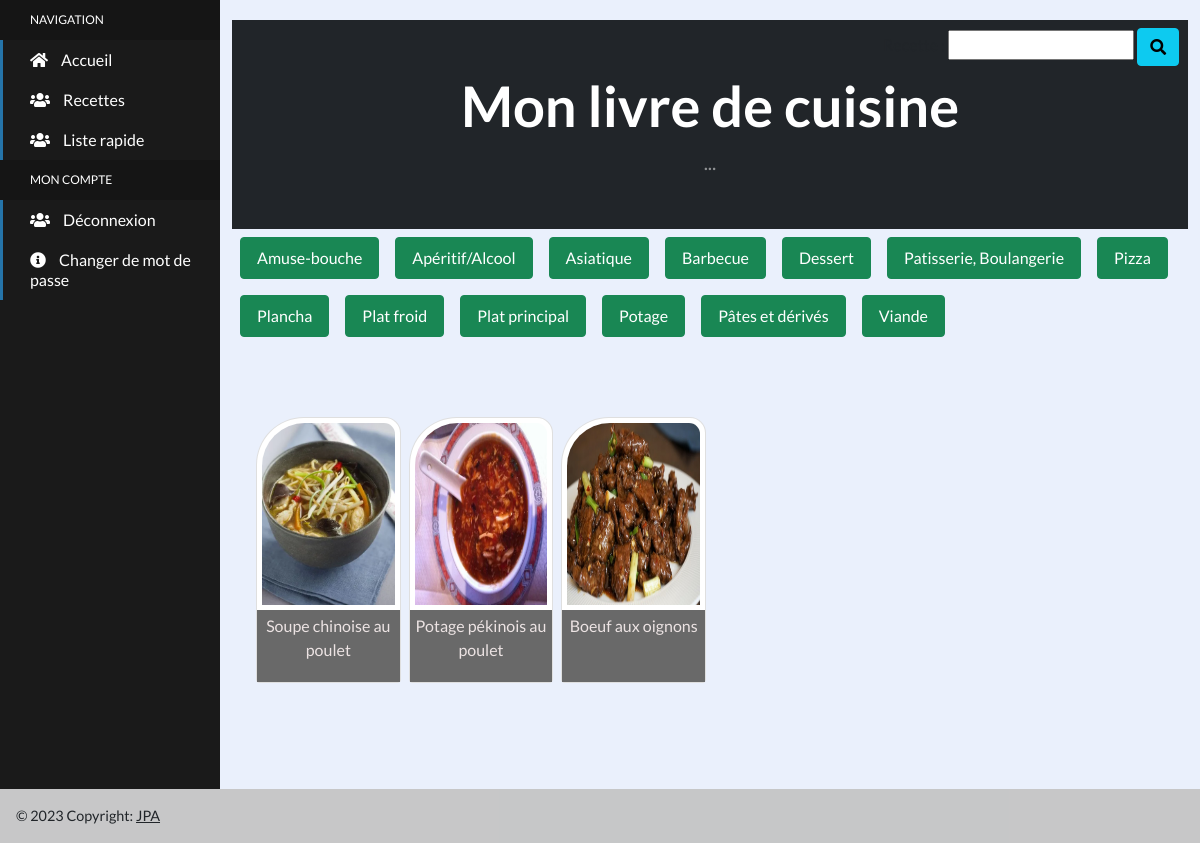
Before: /recettes/rc10/ with the older database file.
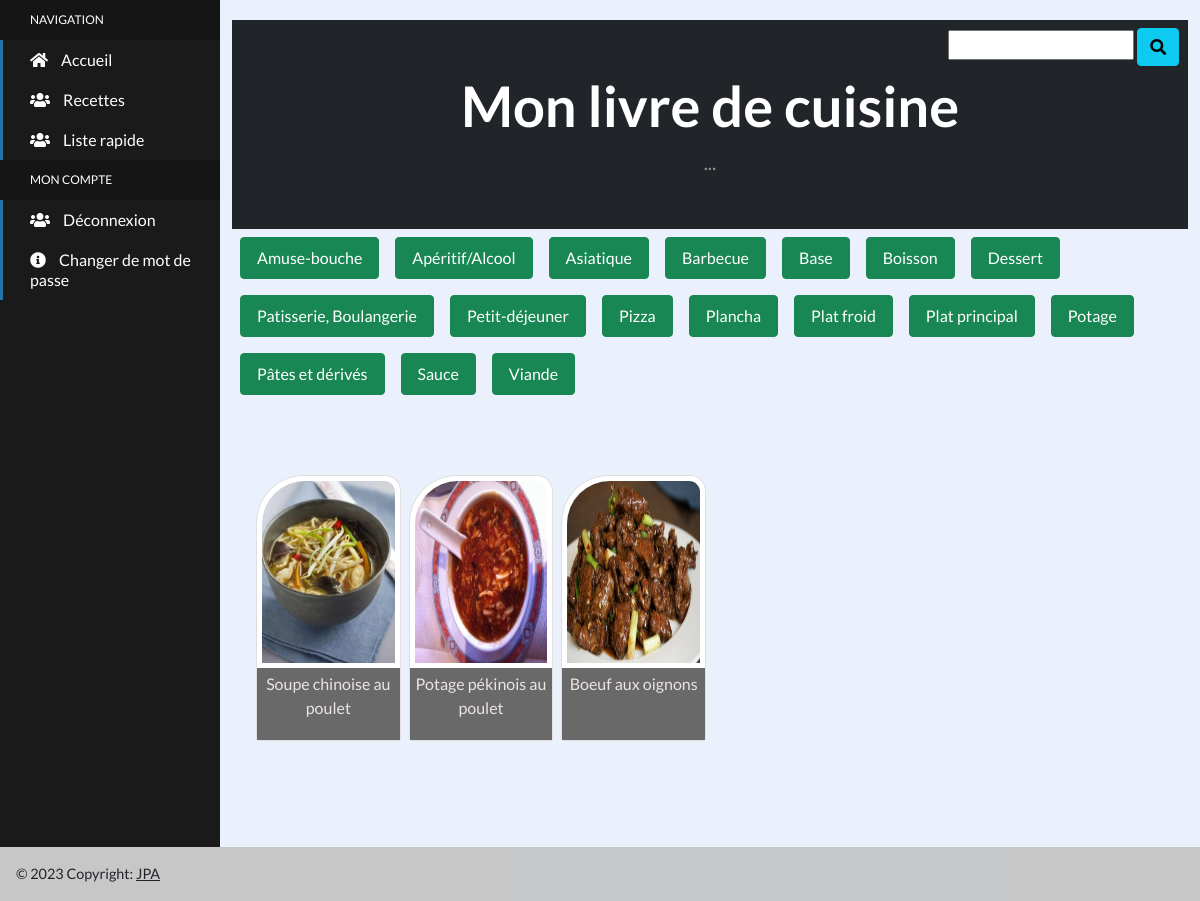
After: the same page with the newer database file.
### recettes/models.py (models this page shows, shortened)
class Category(models.Model):
    name = models.CharField(max_length=36)

class BlogRecettes(models.Model):
    name = models.CharField(max_length=100, blank=False)
    recipe = models.TextField(blank=False, null=True)
    ingredient = models.TextField(blank=False, null=True)
    note = models.TextField(blank=True, null=True)
    category = models.ForeignKey(Category, on_delete=models.RESTRICT)
    picture = models.CharField(max_length=200, blank=True)
    url_picture = models.URLField(max_length=200, blank=True)
    url_recipe = models.URLField(max_length=200, blank=True)  # url vers recette  RECIPE = RECETTE
    author = models.ForeignKey(User, on_delete=models.SET_NULL, blank=True, null=True)
    class Meta:
        ordering = ['name']
        verbose_name = "Recette"

### recettes/views.py (the view)
# urls.py: path("rc<cid>/", categories_list, name="categories"),
def categories_list(request, cid):
    cate_list = Category.objects.all()
    cat_list = Category.objects.filter(id=cid)
    rec_list = BlogRecettes.objects.all()
    global page
    selected = "liste_recettes"
    rec_list = BlogRecettes.objects.filter(category_id=cid)
    if request.method == "POST":
        form1 = RecetteSearchForm(request.POST)
        if form1.is_valid():
            base_url = reverse('recettes')
            query_string = urlencode(form1.cleaned_data)
            url = '{}?{}'.format(base_url, query_string)
            return redirect(url)
    else:
        form1 = RecetteSearchForm()
        recette_form = request.GET.get("recette", "")
        ingredient_form = request.GET.get("ingredient", "")
        if recette_form is not None:
            rec_list = rec_list.filter(Q(name__icontains=recette_form) | Q(recipe__icontains=recette_form))
            form1.fields['recette'].initial = recette_form
        if ingredient_form is not None:
            rec_list = rec_list.filter(ingredient__icontains=ingredient_form)
    paginator = Paginator(rec_list.order_by('-id'), 12)
    try:
        page = request.GET.get('p')
        if not page:
            page = 1
        rec_list = paginator.page(page)
    except EmptyPage:
        rec_list = paginator.page(paginator.num_pages())
    return render(request, "recettes/categories.html", locals())

### recettes/forms.py
class RecetteSearchForm(Form):
    recette = CharField(max_length=100, required=False)

### recettes/templates/recettes/categories.html
{% extends "livre_recettes/base.html" %}
{% load static %}
{% block content %}
        <section class="py-4">
            <div class="container-fluid px-4 px-lg-6 mt-5">
                <div class="row gx-4 gx-lg-2 row-cols-2 row-cols-md-4 row-cols-xl-6 justify-content-left">
            {% for r in rec_list %}
                    <div class="col mb-4" style="cursor: pointer;" onclick="window.location=' ../r{{ r.id }}'">
                        <div class="card h-100 m-0" style="border-top-left-radius: 3rem; border-top-right-radius: 1rem; ">
                            <img class="card-img-top " style="border: 0px solid #ddd; padding: 5px; height: 12rem; border-top-left-radius: 3rem; border-top-right-radius: 1rem; " src="{% static 'img/img_recettes/' %}{{ r.picture }}" alt="..." />
                            <div class="card-body p-1" style="background-color:dimgray">
                                <div class="text-center" style="color:#ece3e3">
                                    <p class="fs-6">{{ r.name }}</p>
                                </div>
                            </div>
                        </div>
                    </div>
            {% endfor %}
                </div>
            </div>
        </section>
{% endblock %}

### livre_recettes/templates/livre_recettes/base.html (shortened to what this page needs)
<!doctype html>
<html lang="fr">
{% load static %}
<head>
    <link rel="stylesheet" href="//use.fontawesome.com/releases/v5.0.7/css/all.css">
    <link href="https://cdn.jsdelivr.net/npm/bootstrap@5.0.2/dist/css/bootstrap.min.css" rel="stylesheet"
>
    <link rel="stylesheet" href="{% static 'css/base.css' %}">
    <link rel="stylesheet" href="{% static 'css/tableau_liste.css' %}">
</head>
<body>
<div class="sidebar-container">
    <ul class="sidebar-navigation">
        <li class="header">Navigation</li>
        <li class="{% if selected == 'home' %} active {% endif %}">
            <a href="{% url 'home' %}">
                <i class="fa fa-home" aria-hidden="true"></i> Accueil
            </a>
        </li>
        <li class="{% if selected == 'recettes' %} active {% endif %}">
            <a href="{% url 'recettes' %}">
                <i class="fa fa-users" aria-hidden="true"></i> Recettes
            </a>
        </li>
        <li class="{% if selected == 'recettes_rapide' %} active {% endif %}">
            <a href="{% url 'recettes_rapide' %}">
                <i class="fa fa-users" aria-hidden="true"></i> Liste rapide
            </a>
        </li>
        <li class="header">Mon compte</li>
        <li>
            <a href="{% url 'logout' %}">
                <i class="fa fa-users" aria-hidden="true"></i> Déconnexion
            </a>
        </li>
        <li>
            <a href="{% url 'password_change' %}">
                <i class="fa fa-info-circle" aria-hidden="true"></i> Changer de mot de passe
            </a>
        </li>
    </ul>
</div>
<div class="content-container">
    {% if form1 %}
        <div class="col-offset-9 float-end form-outline" style="margin-right: 1.3em; margin-top:0.5em;">
            <form class="" action="{% url 'recettes' %}" method="post" id="recherche_form">
                {{ form1 }}
                <button class="btn btn-info" type="submit"><i class="fas fa-search"></i></button>
            </form>
        </div>
    {% endif %}
    <div class="container-fluid" style="padding-bottom: 7em">
        <header class="bg-dark py-5">
            <div class="container px-4 px-lg-4 my-1">
                <div class="text-center text-white">
                    <h1 class="display-4 fw-bolder">Mon livre de cuisine</h1>
                    <p class="lead fw-normal text-white-50 mb-0">...</p>
                </div>
            </div>
        </header>
        <div class="row m-0">
            {% for c in cate_list|dictsort:"name" %}
                <div class="col-auto px-0">
                    <a href="{% url 'categories' c.id %}"
                       class="btn btn-success py-2 px-3 m-2 p-2 text-decoration-none text-white">
                        {{ c.name }}
                    </a>
                </div>
            {% endfor %}
        </div>
        {% block content %}{% endblock content %}
        <footer class="fixed-bottom bg-light text-center text-lg-start ">
            <div class="row text-left p-3" style="background-color: rgba(0, 0, 0, 0.2); font-size: 0.9rem;">
                <div class="col-3"> © 2023 Copyright:
                    <a class="text-dark" href="">JPA</a>
                </div>
                <div class="col col-offset76 "></div>
            </div>
        </footer>
</body>
</html>

Changed rows visible on the page:
added Category: name "Base"
added Category: name "Boisson"
added Category: name "Petit-déjeuner"
added Category: name "Sauce"
